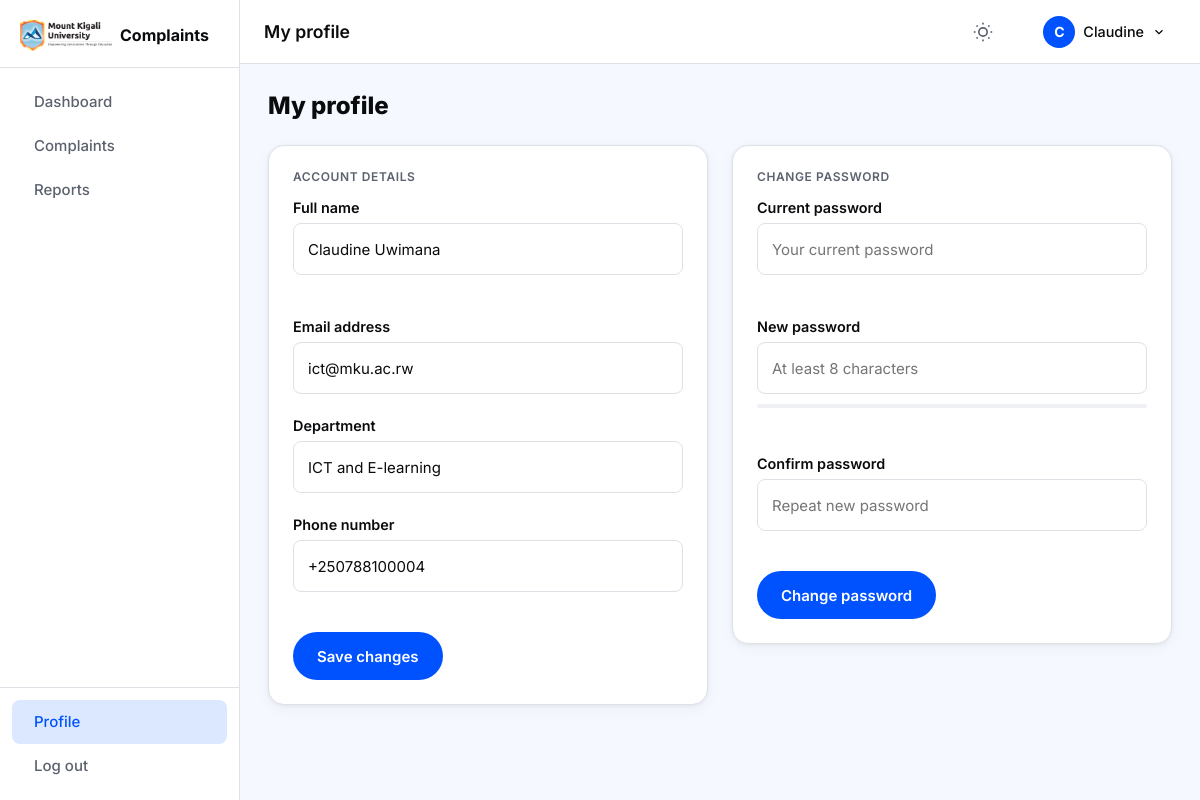
/staff/profile.php (signed in), run on the app's committed database.
### tables this page shows
CREATE TABLE `users` (
    `id`              INT UNSIGNED NOT NULL AUTO_INCREMENT,
    `reg_number`      VARCHAR(20)  DEFAULT NULL,
    `full_name`       VARCHAR(100) NOT NULL,
    `email`           VARCHAR(150) NOT NULL,
    `phone`           VARCHAR(20)  DEFAULT NULL,
    `faculty`         VARCHAR(100) DEFAULT NULL,
    `role`            ENUM('student','staff','admin') NOT NULL DEFAULT 'student',
    `department_id`   INT UNSIGNED DEFAULT NULL,
    `password_hash`   VARCHAR(255) NOT NULL,
    `failed_attempts` TINYINT UNSIGNED NOT NULL DEFAULT 0,
    `locked_until`    DATETIME DEFAULT NULL,
    `is_active`       TINYINT(1) NOT NULL DEFAULT 1,
    `created_at`      DATETIME NOT NULL DEFAULT CURRENT_TIMESTAMP,
    PRIMARY KEY (`id`),
    UNIQUE KEY `uq_email`      (`email`),
    UNIQUE KEY `uq_reg_number` (`reg_number`),
    KEY `idx_role`             (`role`),
    KEY `idx_department_id`    (`department_id`),
    CONSTRAINT `fk_users_department`
        FOREIGN KEY (`department_id`) REFERENCES `departments` (`id`)
        ON DELETE SET NULL ON UPDATE CASCADE
);

CREATE TABLE `departments` (
    `id`         INT UNSIGNED NOT NULL AUTO_INCREMENT,
    `name`       VARCHAR(100) NOT NULL,
    `email`      VARCHAR(150) DEFAULT NULL,
    PRIMARY KEY (`id`)
);

### includes/functions.php (called while the page is built, shortened)
<?php
function e(string $value): string {
    return htmlspecialchars($value, ENT_QUOTES | ENT_SUBSTITUTE, 'UTF-8');
}

### includes/auth.php (called while the page is built, shortened)
<?php
function get_logged_in_user(): array {
    return [
        'id'            => $_SESSION['user_id']   ?? 0,
        'full_name'     => $_SESSION['user_name']  ?? '',
        'email'         => $_SESSION['user_email'] ?? '',
        'role'          => $_SESSION['user_role']  ?? '',
        'department_id' => $_SESSION['dept_id']    ?? null,
    ];
}

### staff/profile.php (the view, shortened to what this page needs)
<?php
require_once dirname(__DIR__) . '/includes/auth.php';
require_once dirname(__DIR__) . '/includes/validator.php';
require_once dirname(__DIR__) . '/includes/functions.php';
$pdo  = get_db();
$user = get_logged_in_user();
$uid  = $user['id'];
$stmt = $pdo->prepare('SELECT u.*, d.name AS dept_name FROM users u LEFT JOIN departments d ON d.id = u.department_id WHERE u.id = ? LIMIT 1');
$stmt->execute([$uid]);
$u = $stmt->fetch();
$errors_profile  = [];
$errors_password = [];
$page_title = 'My profile';
$active_nav = 'profile';
include dirname(__DIR__) . '/includes/header.php';
?>
<div class="page-header"><h2 class="page-title">My profile</h2></div>
<div class="two-col-layout">
  <div class="card form-card">
    <h3 class="card__section-title">Account details</h3>
    <form method="POST" action="" novalidate>
      <div class="form-group">
        <label class="form-label" for="full_name">Full name</label>
        <input type="text" id="full_name" name="full_name" class="form-input <?= isset($errors_profile['full_name']) ? 'form-input--error' : '' ?>"
               value="<?= e($u['full_name']) ?>" required>
        <span class="form-error" role="alert"><?= e($errors_profile['full_name'] ?? '') ?></span>
      </div>
      <div class="form-group">
        <label class="form-label">Email address</label>
        <input type="email" class="form-input" value="<?= e($u['email']) ?>" disabled>
      </div>
      <div class="form-group">
        <label class="form-label">Department</label>
        <input type="text" class="form-input" value="<?= e($u['dept_name'] ?? 'Not assigned') ?>" disabled>
      </div>
      <div class="form-group">
        <label class="form-label" for="phone">Phone number</label>
        <input type="tel" id="phone" name="phone" class="form-input <?= isset($errors_profile['phone']) ? 'form-input--error' : '' ?>"
               value="<?= e($u['phone'] ?? '') ?>" placeholder="+250788123456">
        <span class="form-error" role="alert"><?= e($errors_profile['phone'] ?? '') ?></span>
      </div>
      <button type="submit" class="btn btn--primary">Save changes</button>
    </form>
  </div>
  <div class="card form-card">
    <h3 class="card__section-title">Change password</h3>
    <form method="POST" action="" novalidate>
      <div class="form-group">
        <label class="form-label" for="current_password">Current password</label>
        <div class="input-password-wrap">
          <input type="password" id="current_password" name="current_password"
                 class="form-input <?= isset($errors_password['current_password']) ? 'form-input--error' : '' ?>"
                 placeholder="Your current password" autocomplete="current-password" required>
          <button type="button" class="password-toggle" aria-label="Show" data-target="current_password"><?= icon('eye') ?></button>
        </div>
        <span class="form-error" role="alert"><?= e($errors_password['current_password'] ?? '') ?></span>
      </div>
      <div class="form-group">
        <label class="form-label" for="new_password">New password</label>
        <div class="input-password-wrap">
          <input type="password" id="new_password" name="new_password"
                 class="form-input <?= isset($errors_password['new_password']) ? 'form-input--error' : '' ?>"
                 placeholder="At least 8 characters" autocomplete="new-password" required>
          <button type="button" class="password-toggle" aria-label="Show" data-target="new_password"><?= icon('eye') ?></button>
        </div>
        <div class="password-strength" aria-live="polite">
          <div class="password-strength__bar"><div class="password-strength__fill" id="strength-fill"></div></div>
        </div>
        <span class="form-error" role="alert"><?= e($errors_password['new_password'] ?? '') ?></span>
      </div>
      <div class="form-group">
        <label class="form-label" for="confirm_password">Confirm password</label>
        <div class="input-password-wrap">
          <input type="password" id="confirm_password" name="confirm_password"
                 class="form-input <?= isset($errors_password['confirm_password']) ? 'form-input--error' : '' ?>"
                 placeholder="Repeat new password" autocomplete="new-password" required>
          <button type="button" class="password-toggle" aria-label="Show" data-target="confirm_password"><?= icon('eye') ?></button>
        </div>
        <span class="form-error" role="alert"><?= e($errors_password['confirm_password'] ?? '') ?></span>
      </div>
      <button type="submit" class="btn btn--primary"><?= icon('lock') ?> Change password</button>
    </form>
  </div>
</div>
<?php include dirname(__DIR__) . '/includes/footer.php'; ?>

### includes/header.php (shortened to what this page needs)
<?php
require_once dirname(__DIR__) . '/includes/auth.php';
require_once dirname(__DIR__) . '/includes/functions.php';
$page_title  = $page_title  ?? APP_NAME;
$active_nav  = $active_nav  ?? '';
$body_class  = $body_class  ?? '';
$is_public = !isset($_SESSION['user_id']);
$current_user = $is_public ? null : get_logged_in_user();
$role = $current_user['role'] ?? '';
$base = match($role) {
    'student' => APP_URL . '/student',
    'staff'   => APP_URL . '/staff',
    'admin'   => APP_URL . '/admin',
    default   => APP_URL,
};
$nav_items = [];
if ($role === 'student') {
    $nav_items = [
        ['key' => 'dashboard',  'label' => 'Dashboard',       'href' => $base . '/dashboard.php',        'icon' => 'home'],
        ['key' => 'submit',     'label' => 'Submit Complaint', 'href' => $base . '/submit-complaint.php', 'icon' => 'plus-circle'],
        ['key' => 'complaints', 'label' => 'My Complaints',    'href' => $base . '/my-complaints.php',    'icon' => 'file-text'],
        ['key' => 'feedback',   'label' => 'Give Feedback',    'href' => $base . '/feedback.php',         'icon' => 'star'],
    ];
} elseif ($role === 'staff') {
    $nav_items = [
        ['key' => 'dashboard',  'label' => 'Dashboard',  'href' => $base . '/dashboard.php',  'icon' => 'home'],
        ['key' => 'complaints', 'label' => 'Complaints',  'href' => $base . '/complaints.php', 'icon' => 'file-text'],
        ['key' => 'reports',    'label' => 'Reports',     'href' => $base . '/reports.php',    'icon' => 'bar-chart'],
    ];
}
?>
<!DOCTYPE html>
<html lang="en">
<head>
  <link rel="stylesheet" href="<?= APP_URL ?>/assets/css/style.css">
</head>
<body class="<?= e($body_class) ?>" data-role="<?= e($role) ?>">
<?php if ($is_public): ?>
  <!-- ========================================================
       PUBLIC TOP NAV
  ========================================================= -->
  <header class="public-nav" id="public-nav">
    <div class="public-nav__inner container">
      <a href="<?= APP_URL ?>/" class="public-nav__logo" aria-label="MKU Complaints home">
        <img class="public-nav__logo-image" src="<?= APP_URL ?>/assets/images/MKUR-logo.png" alt="Mount Kigali University">
        <span class="public-nav__logo-label">Complaints &amp; Feedback</span>
      </a>
      <nav class="public-nav__links" aria-label="Main navigation">
        <a href="<?= APP_URL ?>/#how-it-works">How it works</a>
        <a href="<?= APP_URL ?>/#features">Features</a>
      </nav>
      <div class="public-nav__actions">
        <a href="<?= APP_URL ?>/login.php" class="btn btn--ghost btn--sm">Log in</a>
        <a href="<?= APP_URL ?>/register.php" class="btn btn--primary btn--sm">Get started</a>
      </div>
      <button class="hamburger" id="public-hamburger" aria-label="Toggle menu" aria-expanded="false">
        <span></span><span></span><span></span>
      </button>
    </div>
  </header>
<?php else: ?>
  <div class="app-layout" id="app-layout">
    <aside class="sidebar" id="sidebar" role="navigation" aria-label="Main navigation">
      <div class="sidebar__header">
        <a href="<?= $base ?>/dashboard.php" class="sidebar__logo" aria-label="Dashboard">
          <img class="sidebar__logo-image" src="<?= APP_URL ?>/assets/images/MKUR-logo.png" alt="Mount Kigali University">
          <span class="logo-text sidebar__logo-text">Complaints</span>
        </a>
      </div>
      <nav class="sidebar__nav" aria-label="App navigation">
        <?php foreach ($nav_items as $item): ?>
          <a href="<?= e($item['href']) ?>"
             class="sidebar__link <?= $active_nav === $item['key'] ? 'sidebar__link--active' : '' ?>"
             aria-current="<?= $active_nav === $item['key'] ? 'page' : 'false' ?>">
            <span class="sidebar__label"><?= e($item['label']) ?></span>
          </a>
        <?php endforeach; ?>
      </nav>
      <div class="sidebar__footer">
        <a href="<?= $base ?>/profile.php" class="sidebar__link <?= $active_nav === 'profile' ? 'sidebar__link--active' : '' ?>">
          <span class="sidebar__label">Profile</span>
        </a>
        <a href="<?= APP_URL ?>/logout.php" class="sidebar__link sidebar__link--logout">
          <span class="sidebar__label">Log out</span>
        </a>
      </div>
    </aside>
    <div class="app-main">
      <header class="topbar" role="banner">
        <div class="topbar__title">
          <h1><?= e($page_title) ?></h1>
        </div>
        <div class="topbar__actions">
          <button class="topbar__icon-btn" id="dark-toggle" aria-label="Toggle dark mode" title="Toggle dark mode">
          </button>
          <div class="notifications-wrap" id="notifications-wrap">
            <button class="topbar__icon-btn topbar__bell" id="notifications-btn"
                    aria-label="Notifications" aria-haspopup="true" aria-expanded="false">
            </button>
          </div>
          <div class="avatar-wrap" id="avatar-wrap">
            <button class="avatar-btn" id="avatar-btn"
                    aria-haspopup="true" aria-expanded="false"
                    aria-label="Account menu">
              <span class="avatar-initials" aria-hidden="true">
                <?= e(strtoupper(substr($current_user['full_name'], 0, 1))) ?>
              </span>
              <span class="avatar-name"><?= e(explode(' ', $current_user['full_name'])[0]) ?></span>
              <svg width="14" height="14" viewBox="0 0 24 24" fill="none" stroke="currentColor" stroke-width="2"><polyline points="6 9 12 15 18 9"/></svg>
            </button>
          </div>
        </div>
      </header>
      <main class="app-content" id="main-content">
<?php endif;  ?>

### data on the page
users: full_name "C", full_name "Claudine", full_name "Claudine Uwimana", email "ict@mku.ac.rw", department.name "ICT and E-learning", phone "+250788100004"

### other printed values
$item['label'] "Dashboard"
$item['label'] "Complaints"
$item['label'] "Reports"
$page_title "My profile"
